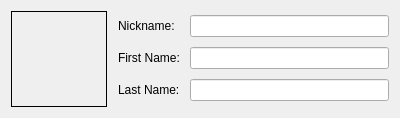
<ui version="4.0" >
 <class>GeneralInfoBase</class>
 <widget class="QWidget" name="GeneralInfoBase" >
  <property name="geometry" >
   <rect>
    <x>0</x>
    <y>0</y>
    <width>400</width>
    <height>116</height>
   </rect>
  </property>
  <property name="windowTitle" >
   <string>Form</string>
  </property>
  <layout class="QGridLayout" >
   <item row="0" column="0" >
    <widget class="QLabel" name="photoLabel" >
     <property name="sizePolicy" >
      <sizepolicy vsizetype="Fixed" hsizetype="Fixed" >
       <horstretch>0</horstretch>
       <verstretch>0</verstretch>
      </sizepolicy>
     </property>
     <property name="minimumSize" >
      <size>
       <width>96</width>
       <height>96</height>
      </size>
     </property>
     <property name="frameShape" >
      <enum>QFrame::Box</enum>
     </property>
     <property name="text" >
      <string/>
     </property>
     <property name="alignment" >
      <set>Qt::AlignCenter</set>
     </property>
    </widget>
   </item>
   <item row="0" column="1" >
    <spacer>
     <property name="orientation" >
      <enum>Qt::Horizontal</enum>
     </property>
     <property name="sizeType" >
      <enum>QSizePolicy::Fixed</enum>
     </property>
     <property name="sizeHint" >
      <size>
       <width>5</width>
       <height>20</height>
      </size>
     </property>
    </spacer>
   </item>
   <item row="0" column="2" >
    <layout class="QGridLayout" >
     <item row="0" column="0" >
      <widget class="QLabel" name="nickLabel" >
       <property name="text" >
        <string>Nickname:</string>
       </property>
       <property name="buddy" >
        <cstring>nickName</cstring>
       </property>
      </widget>
     </item>
     <item row="0" column="1" >
      <widget class="QLineEdit" name="nickName" />
     </item>
     <item row="1" column="0" >
      <widget class="QLabel" name="labelFirstName" >
       <property name="text" >
        <string>First Name: </string>
       </property>
       <property name="buddy" >
        <cstring>firstName</cstring>
       </property>
      </widget>
     </item>
     <item row="1" column="1" >
      <widget class="QLineEdit" name="firstName" />
     </item>
     <item row="2" column="0" >
      <widget class="QLabel" name="lastNameLabel" >
       <property name="text" >
        <string>Last Name:</string>
       </property>
       <property name="buddy" >
        <cstring>lastName</cstring>
       </property>
      </widget>
     </item>
     <item row="2" column="1" >
      <widget class="QLineEdit" name="lastName" />
     </item>
    </layout>
   </item>
  </layout>
 </widget>
 <resources/>
 <connections/>
</ui>
